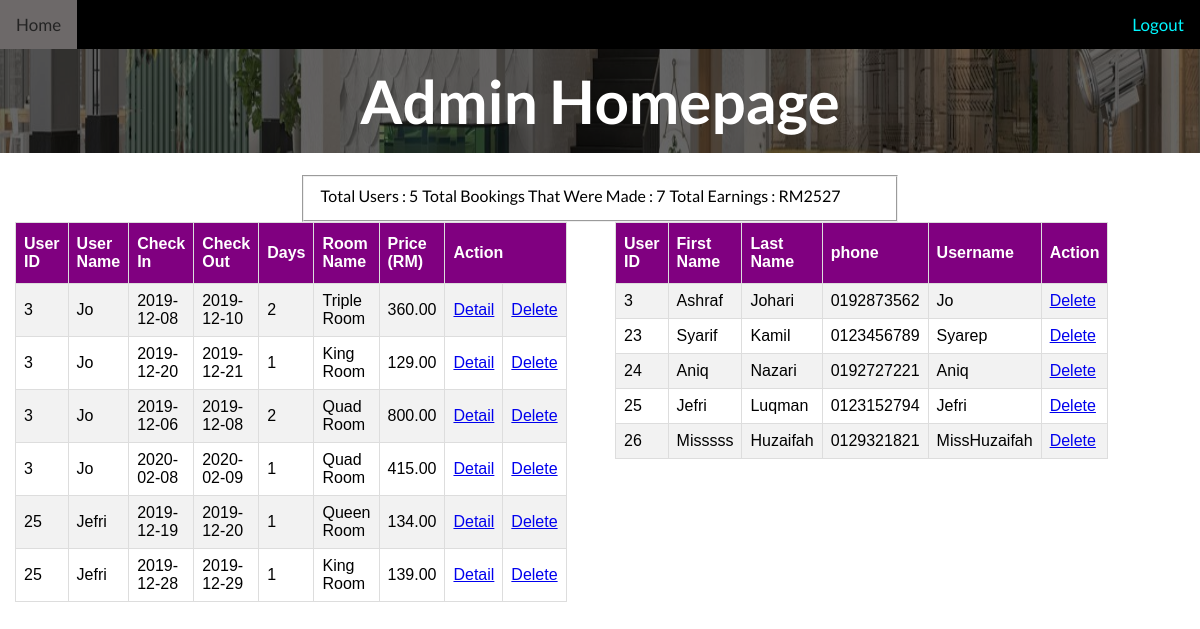
/adminHome.php (signed in), run on the app's committed database.
### tables this page shows
CREATE TABLE `booking` (
  `bookingID` int(11) NOT NULL,
  `userID` varchar(11) NOT NULL,
  `checkIn` date NOT NULL,
  `checkOut` date NOT NULL,
  `hari` int(5) NOT NULL,
  `roomName` varchar(50) NOT NULL,
  `roomDesc` varchar(255) NOT NULL,
  `roomID` int(11) NOT NULL,
  `totalPrice` decimal(10,2) NOT NULL
);

CREATE TABLE `user` (
  `userID` int(11) NOT NULL,
  `fName` varchar(50) NOT NULL,
  `lName` varchar(50) NOT NULL,
  `phone` varchar(50) NOT NULL,
  `username` varchar(50) NOT NULL,
  `password` varchar(50) NOT NULL,
  `gender` varchar(50) NOT NULL,
  `email` varchar(50) NOT NULL
);

### adminHome.php (the view, shortened to what this page needs)
<?php
    include "db_connect.php";
        if(isset($_SESSION['uname'])){
?>
<html lang="en">
<head>
    <link rel="stylesheet" href="Adminstyle.css">
    <link rel="stylesheet" href="new.css">
    <link rel="stylesheet" href="https://cdnjs.cloudflare.com/ajax/libs/font-awesome/4.7.0/css/font-awesome.min.css">
</head>
<body>
<ul class="ulNav">
    <li class="liNav"><a class="active" href="adminHome.php">Home</a></li>
    <?php
        if(isset($_SESSION['uname'])):?>
        <li style="float:right"> <a href="adminlogout.php">Logout</a></li>
        <?php
        else:?>
        <?php
        endif;
        ?>
</ul>
<div class="containerText">
    <img src="pics/roomHeader.jpg" alt="Hotel Homepage" style="width: 100%; height : 13%; filter: brightness(40%);">
    <div class="centeredText">
        <h1 style="font-size:60px">Admin Homepage</h1>
    </div>
</div>
<br>
<div class="container-fluid">
    <div class="row">
        <div class="col-side">&nbsp;</div>
        <div class="col-center">
            <fieldset>
                <?php
                    if(isset($_SESSION['uname'])){
                        $sql2 = "SELECT * FROM booking";
                        $result2 = mysqli_query($connect,$sql2);
                        $count2 = mysqli_num_rows($result2);
                        $sql3 = "SELECT * FROM user";
                        $result3 = mysqli_query($connect,$sql3);
                        $count3 = mysqli_num_rows($result3);
                        $sql4 = "SELECT * FROM user JOIN booking ON user.userID=booking.userID";
                        $result4 = mysqli_query($connect,$sql4);
                        $sum=0;
                        while ($row2 = mysqli_fetch_array($result2)){
                            $totPrice = $row2['totalPrice'];
                            $sum += $totPrice;
                        }
                    }
                ?>
                <table>
                    <tr>
                        <td>Total Users : <?php echo $count3 ?></td>
                        <td>Total Bookings That Were Made : <?php echo $count2 ?></td>
                        <td>Total Earnings : RM<?php echo $sum ?></td>
                    </tr>
                </table>
            </fieldset>
        </div>
        <div class="col-side">&nbsp;</div>
    </div>
</div>
<div class="container-fluid">
    <div class="row">
        <div class="col-sm-6">
        <table id="customers">
		<tr>
            <th>User ID</th>
            <th>User Name</th>
			<th>Check In</th>
			<th>Check Out</th>
			<th>Days</th>
			<th>Room Name</th>
			<th>Price (RM)</th>
			<th colspan="2">Action</th>
		</tr>
		<?php
		foreach ($result4 as $row4) {
            echo "<tr>";
                echo "<td>" .$row4["userID"] ."</td>";
                echo "<td>" .$row4["username"] ."</td>";
				echo "<td>" .$row4["checkIn"] ."</td>";
				echo "<td>" .$row4["checkOut"] ."</td>";
				echo "<td>" .$row4["hari"] ."</td>";
				echo "<td>" .$row4["roomName"] ."</td>";
				echo "<td>" .$row4["totalPrice"] ."</td>";
				echo "<td><a href=\"adminUserRoomDetail.php?id=" .$row4["bookingID"] . "\">Detail</a></td>";
				echo "<td><a href=\"adminDeleteRoom.php?id=" .$row4["bookingID"] . "\">Delete</a></td>";
			echo "</tr>";
		}
		?>
	</table>
        </div>
        <div class="col-sm-6">
        <table id="customers">
		<tr>
            <th>User ID</th>
			<th>First Name</th>
			<th>Last Name</th>
			<th>phone</th>
			<th>Username</th>
			<th>Action</th>
		</tr>
		<?php
		foreach ($result3 as $row3) {
            echo "<tr>";
                echo "<td>" .$row3["userID"] ."</td>";
				echo "<td>" .$row3["fName"] ."</td>";
				echo "<td>" .$row3["lName"] ."</td>";
				echo "<td>" .$row3["phone"] ."</td>";
				echo "<td>" .$row3["username"] ."</td>";
				echo "<td><a href=\"deleteUser.php?id=" .$row3["userID"] . "\">Delete</a></td>";
			echo "</tr>";
		}
		?>
	</table>
        </div>
    </div>
</div>
</body>
</html>
<?php
    exit();
    }else
        echo"salah masuk";
?>

### Adminstyle.css (style rules this page uses)
* { box-sizing: border-box; }
body { font-family: 'Lato'; font-size: 18px; margin: 0; height: 100%; }
.containerText { position: relative; text-align: center; color: rgb(255, 255, 255); }
.centeredText { position: absolute; top: 50%; left: 50%; transform: translate(-50%, -50%); }
.ulNav { list-style-type: none; margin: 0; padding: 0; overflow: hidden; background-color: rgb(0, 0, 0); position: inherit; }
.liNav { float: left; }
li a { display: block; color: rgb(0, 247, 255); text-align: center; padding: 14px 16px; text-decoration: none; font-size: 17px; }
.container-fluid { padding-right: 15px; padding-left: 15px; margin-right: auto; margin-left: auto; }
.row { margin-right: -15px; margin-left: -15px; }
.row::after { content: ""; clear: both; display: table; }
.col-sm-4, .col-sm-6 ,col-sm-8,col-side, col-center { position:relative; min-height:1px; padding-right:15px; padding-left:15px }
@media (min-width: 768px) { .col-sm-6 { float: left; width: 50%; } }
@media (min-width: 768px) { .col-side { float: left; width: 25%; } }
@media (min-width: 768px) { .col-center { float: left; width: 50%; } }

### new.css (style rules this page uses)
#customers { font-family: "Trebuchet MS", Arial, Helvetica, sans-serif; border-collapse: collapse; width: 80%; }
#customers td, #customers th { border: 1px solid #ddd; padding: 8px; }
#customers tr:nth-child(even) { background-color: #f2f2f2; }
#customers th { padding-top: 12px; padding-bottom: 12px; text-align: left; background-color: purple; color: white; }

### data on the page
booking: userID "3", userID.username "Jo", checkIn "2019-12-08", checkOut "2019-12-10", hari "2", roomName "Triple Room", totalPrice "360.00"
booking: userID "3", userID.username "Jo", checkIn "2019-12-20", checkOut "2019-12-21", hari "1", roomName "King Room", totalPrice "129.00"
booking: userID "3", userID.username "Jo", checkIn "2019-12-06", checkOut "2019-12-08", hari "2", roomName "Quad Room", totalPrice "800.00"
booking: userID "3", userID.username "Jo", checkIn "2020-02-08", checkOut "2020-02-09", hari "1", roomName "Quad Room", totalPrice "415.00"
booking: userID "25", userID.username "Jefri", checkIn "2019-12-19", checkOut "2019-12-20", hari "1", roomName "Queen Room", totalPrice "134.00"
booking: userID "25", userID.username "Jefri", checkIn "2019-12-28", checkOut "2019-12-29", hari "1", roomName "King Room", totalPrice "139.00"
user: userID "3", fName "Ashraf", lName "Johari", phone "0192873562", username "Jo"
user: userID "23", fName "Syarif", lName "Kamil", phone "0123456789", username "Syarep"
user: userID "24", fName "Aniq", lName "Nazari", phone "0192727221", username "Aniq"
user: userID "25", fName "Jefri", lName "Luqman", phone "0123152794", username "Jefri"
user: userID "26", fName "Misssss", lName "Huzaifah", phone "0129321821", username "MissHuzaifah"

### other printed values
$count3 "5"
$count2 "7"
$sum "2527"
